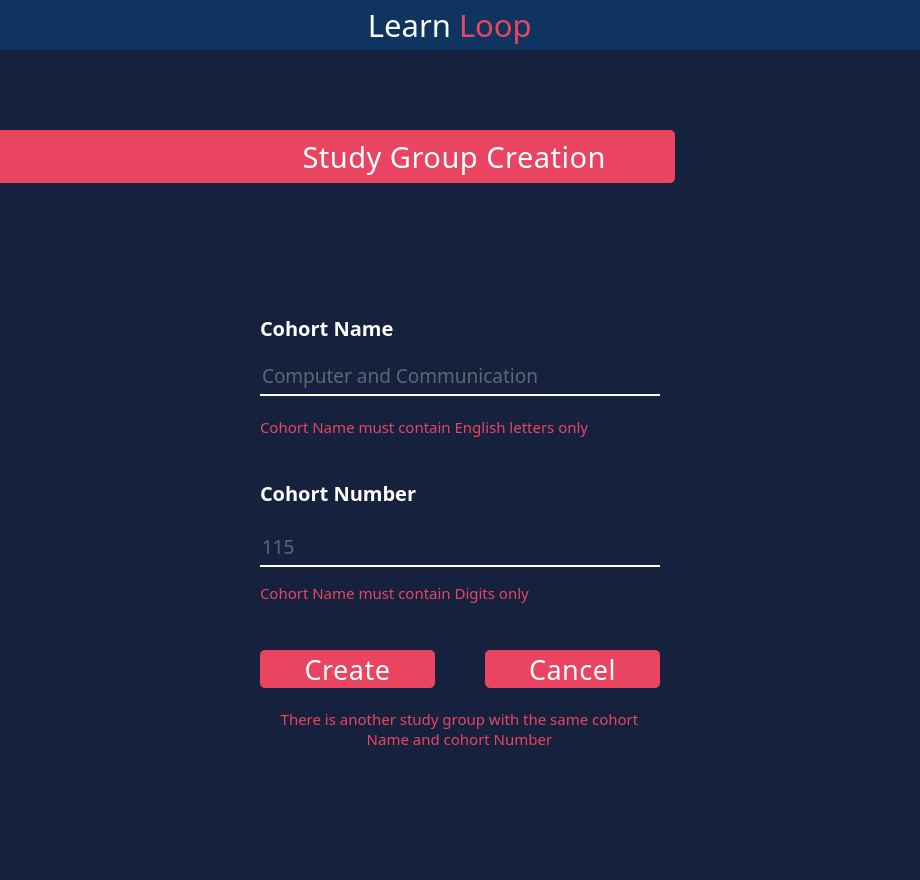
<?xml version="1.0" encoding="UTF-8"?>
<ui version="4.0">
 <class>MainWindow</class>
 <widget class="QMainWindow" name="MainWindow">
  <property name="geometry">
   <rect>
    <x>0</x>
    <y>0</y>
    <width>920</width>
    <height>880</height>
   </rect>
  </property>
  <property name="minimumSize">
   <size>
    <width>920</width>
    <height>880</height>
   </size>
  </property>
  <property name="windowTitle">
   <string>MainWindow</string>
  </property>
  <property name="styleSheet">
   <string notr="true">background: #16213E;
</string>
  </property>
  <widget class="QWidget" name="centralwidget">
   <layout class="QVBoxLayout" name="verticalLayout">
    <property name="spacing">
     <number>0</number>
    </property>
    <property name="leftMargin">
     <number>0</number>
    </property>
    <property name="topMargin">
     <number>0</number>
    </property>
    <property name="rightMargin">
     <number>0</number>
    </property>
    <property name="bottomMargin">
     <number>0</number>
    </property>
    <item>
     <widget class="QFrame" name="header">
      <property name="minimumSize">
       <size>
        <width>0</width>
        <height>50</height>
       </size>
      </property>
      <property name="maximumSize">
       <size>
        <width>16777215</width>
        <height>50</height>
       </size>
      </property>
      <property name="styleSheet">
       <string notr="true">background: #0F3460</string>
      </property>
      <layout class="QHBoxLayout" name="horizontalLayout">
       <property name="spacing">
        <number>0</number>
       </property>
       <property name="leftMargin">
        <number>10</number>
       </property>
       <property name="topMargin">
        <number>0</number>
       </property>
       <property name="rightMargin">
        <number>20</number>
       </property>
       <property name="bottomMargin">
        <number>0</number>
       </property>
       <item alignment="Qt::AlignLeft">
        <widget class="QFrame" name="ControlButtons">
         <layout class="QHBoxLayout" name="horizontalLayout_6">
          <property name="spacing">
           <number>15</number>
          </property>
          <property name="leftMargin">
           <number>0</number>
          </property>
          <property name="topMargin">
           <number>0</number>
          </property>
          <property name="rightMargin">
           <number>0</number>
          </property>
          <property name="bottomMargin">
           <number>0</number>
          </property>
          <item>
           <widget class="QPushButton" name="close">
            <property name="minimumSize">
             <size>
              <width>20</width>
              <height>26</height>
             </size>
            </property>
            <property name="maximumSize">
             <size>
              <width>26</width>
              <height>26</height>
             </size>
            </property>
            <property name="cursor">
             <cursorShape>PointingHandCursor</cursorShape>
            </property>
            <property name="styleSheet">
             <string notr="true">QPushButton::hover{
	background-color: #E94560;
	border-radius: 12px;
}</string>
            </property>
            <property name="text">
             <string/>
            </property>
            <property name="icon">
             <iconset>
              <normaloff>:/Controles/Images/close.png</normaloff>:/Controles/Images/close.png</iconset>
            </property>
            <property name="iconSize">
             <size>
              <width>12</width>
              <height>14</height>
             </size>
            </property>
            <property name="shortcut">
             <string>Ctrl+F4</string>
            </property>
            <property name="flat">
             <bool>true</bool>
            </property>
           </widget>
          </item>
          <item>
           <widget class="QPushButton" name="expand">
            <property name="minimumSize">
             <size>
              <width>26</width>
              <height>26</height>
             </size>
            </property>
            <property name="maximumSize">
             <size>
              <width>26</width>
              <height>26</height>
             </size>
            </property>
            <property name="cursor">
             <cursorShape>PointingHandCursor</cursorShape>
            </property>
            <property name="styleSheet">
             <string notr="true">QPushButton::hover{
	background-color: #E94560;
	border-radius: 12px;
}</string>
            </property>
            <property name="text">
             <string/>
            </property>
            <property name="icon">
             <iconset>
              <normaloff>:/Controles/Images/expand-arrows.png</normaloff>:/Controles/Images/expand-arrows.png</iconset>
            </property>
            <property name="iconSize">
             <size>
              <width>20</width>
              <height>25</height>
             </size>
            </property>
            <property name="shortcut">
             <string>Ctrl+E</string>
            </property>
            <property name="flat">
             <bool>true</bool>
            </property>
           </widget>
          </item>
          <item>
           <widget class="QPushButton" name="minimize">
            <property name="minimumSize">
             <size>
              <width>26</width>
              <height>26</height>
             </size>
            </property>
            <property name="maximumSize">
             <size>
              <width>26</width>
              <height>26</height>
             </size>
            </property>
            <property name="cursor">
             <cursorShape>PointingHandCursor</cursorShape>
            </property>
            <property name="styleSheet">
             <string notr="true">QPushButton::hover{
	background-color: #E94560;
	border-radius: 12px;
}</string>
            </property>
            <property name="text">
             <string/>
            </property>
            <property name="icon">
             <iconset>
              <normaloff>:/Controles/Images/minimize-sign.png</normaloff>:/Controles/Images/minimize-sign.png</iconset>
            </property>
            <property name="iconSize">
             <size>
              <width>13</width>
              <height>16</height>
             </size>
            </property>
            <property name="shortcut">
             <string>Ctrl+M</string>
            </property>
            <property name="flat">
             <bool>true</bool>
            </property>
           </widget>
          </item>
         </layout>
        </widget>
       </item>
       <item>
        <widget class="QFrame" name="Logo">
         <property name="maximumSize">
          <size>
           <width>16777215</width>
           <height>16777215</height>
          </size>
         </property>
         <layout class="QHBoxLayout" name="horizontalLayout_2">
          <property name="spacing">
           <number>8</number>
          </property>
          <property name="leftMargin">
           <number>0</number>
          </property>
          <property name="topMargin">
           <number>0</number>
          </property>
          <property name="rightMargin">
           <number>0</number>
          </property>
          <property name="bottomMargin">
           <number>0</number>
          </property>
          <item>
           <widget class="QLabel" name="Learn">
            <property name="font">
             <font>
              <family>Tw Cen MT Condensed Extra Bold</family>
              <pointsize>23</pointsize>
              <weight>50</weight>
              <italic>false</italic>
              <bold>false</bold>
             </font>
            </property>
            <property name="styleSheet">
             <string notr="true">color: white;
</string>
            </property>
            <property name="text">
             <string>Learn</string>
            </property>
            <property name="alignment">
             <set>Qt::AlignRight|Qt::AlignTrailing|Qt::AlignVCenter</set>
            </property>
            <property name="wordWrap">
             <bool>false</bool>
            </property>
           </widget>
          </item>
          <item>
           <widget class="QLabel" name="Loop">
            <property name="font">
             <font>
              <family>Tw Cen MT Condensed Extra Bold</family>
              <pointsize>23</pointsize>
              <weight>50</weight>
              <italic>false</italic>
              <bold>false</bold>
             </font>
            </property>
            <property name="styleSheet">
             <string notr="true">color: #E94560;
</string>
            </property>
            <property name="text">
             <string>Loop</string>
            </property>
           </widget>
          </item>
         </layout>
        </widget>
       </item>
       <item alignment="Qt::AlignRight">
        <widget class="QFrame" name="ProfilePhotoAndSettings">
         <property name="maximumSize">
          <size>
           <width>16777215</width>
           <height>16777215</height>
          </size>
         </property>
         <layout class="QHBoxLayout" name="horizontalLayout_4">
          <property name="spacing">
           <number>20</number>
          </property>
          <property name="leftMargin">
           <number>0</number>
          </property>
          <property name="topMargin">
           <number>0</number>
          </property>
          <property name="rightMargin">
           <number>0</number>
          </property>
          <property name="bottomMargin">
           <number>0</number>
          </property>
         </layout>
        </widget>
       </item>
      </layout>
     </widget>
    </item>
    <item>
     <widget class="QFrame" name="mainPage">
      <property name="maximumSize">
       <size>
        <width>16777215</width>
        <height>16777215</height>
       </size>
      </property>
      <property name="styleSheet">
       <string notr="true">border: none;</string>
      </property>
      <property name="frameShape">
       <enum>QFrame::StyledPanel</enum>
      </property>
      <property name="frameShadow">
       <enum>QFrame::Raised</enum>
      </property>
      <layout class="QVBoxLayout" name="verticalLayout_9">
       <property name="spacing">
        <number>10</number>
       </property>
       <property name="leftMargin">
        <number>0</number>
       </property>
       <property name="topMargin">
        <number>80</number>
       </property>
       <property name="rightMargin">
        <number>0</number>
       </property>
       <property name="bottomMargin">
        <number>0</number>
       </property>
       <item alignment="Qt::AlignLeft">
        <widget class="QFrame" name="SecondHeader">
         <property name="maximumSize">
          <size>
           <width>16777215</width>
           <height>53</height>
          </size>
         </property>
         <property name="frameShape">
          <enum>QFrame::StyledPanel</enum>
         </property>
         <property name="frameShadow">
          <enum>QFrame::Raised</enum>
         </property>
         <layout class="QHBoxLayout" name="horizontalLayout_13">
          <property name="spacing">
           <number>0</number>
          </property>
          <property name="leftMargin">
           <number>0</number>
          </property>
          <property name="topMargin">
           <number>0</number>
          </property>
          <property name="rightMargin">
           <number>0</number>
          </property>
          <property name="bottomMargin">
           <number>0</number>
          </property>
          <item>
           <widget class="QFrame" name="logo_2">
            <property name="minimumSize">
             <size>
              <width>675</width>
              <height>53</height>
             </size>
            </property>
            <property name="maximumSize">
             <size>
              <width>16777215</width>
              <height>53</height>
             </size>
            </property>
            <property name="sizeIncrement">
             <size>
              <width>0</width>
              <height>0</height>
             </size>
            </property>
            <property name="baseSize">
             <size>
              <width>0</width>
              <height>0</height>
             </size>
            </property>
            <property name="styleSheet">
             <string notr="true">  border-top-right-radius: 5px;
  border-bottom-right-radius: 5px;background: #E94560</string>
            </property>
            <property name="frameShape">
             <enum>QFrame::StyledPanel</enum>
            </property>
            <property name="frameShadow">
             <enum>QFrame::Raised</enum>
            </property>
            <layout class="QVBoxLayout" name="verticalLayout_16">
             <property name="spacing">
              <number>0</number>
             </property>
             <property name="leftMargin">
              <number>0</number>
             </property>
             <property name="topMargin">
              <number>0</number>
             </property>
             <property name="rightMargin">
              <number>69</number>
             </property>
             <property name="bottomMargin">
              <number>0</number>
             </property>
             <item alignment="Qt::AlignRight">
              <widget class="QLabel" name="label_14">
               <property name="minimumSize">
                <size>
                 <width>433</width>
                 <height>34</height>
                </size>
               </property>
               <property name="maximumSize">
                <size>
                 <width>433</width>
                 <height>37</height>
                </size>
               </property>
               <property name="font">
                <font>
                 <family>Bahnschrift Condensed</family>
                 <pointsize>22</pointsize>
                 <weight>50</weight>
                 <bold>false</bold>
                </font>
               </property>
               <property name="styleSheet">
                <string notr="true">color: #FFFFFF;
letter-spacing: 0.5px;
</string>
               </property>
               <property name="text">
                <string>Study Group Creation</string>
               </property>
               <property name="alignment">
                <set>Qt::AlignRight|Qt::AlignTrailing|Qt::AlignVCenter</set>
               </property>
              </widget>
             </item>
            </layout>
           </widget>
          </item>
         </layout>
        </widget>
       </item>
       <item>
        <widget class="QFrame" name="page">
         <property name="minimumSize">
          <size>
           <width>0</width>
           <height>0</height>
          </size>
         </property>
         <property name="maximumSize">
          <size>
           <width>16777215</width>
           <height>16777215</height>
          </size>
         </property>
         <property name="sizeIncrement">
          <size>
           <width>2</width>
           <height>0</height>
          </size>
         </property>
         <property name="styleSheet">
          <string notr="true"/>
         </property>
         <property name="frameShape">
          <enum>QFrame::StyledPanel</enum>
         </property>
         <property name="frameShadow">
          <enum>QFrame::Raised</enum>
         </property>
         <layout class="QVBoxLayout" name="verticalLayout_10">
          <property name="spacing">
           <number>10</number>
          </property>
          <property name="leftMargin">
           <number>0</number>
          </property>
          <property name="topMargin">
           <number>0</number>
          </property>
          <property name="rightMargin">
           <number>0</number>
          </property>
          <property name="bottomMargin">
           <number>0</number>
          </property>
          <item>
           <spacer name="verticalSpacer">
            <property name="orientation">
             <enum>Qt::Vertical</enum>
            </property>
            <property name="sizeHint" stdset="0">
             <size>
              <width>20</width>
              <height>40</height>
             </size>
            </property>
           </spacer>
          </item>
          <item alignment="Qt::AlignHCenter">
           <widget class="QFrame" name="phone_ID_2">
            <property name="minimumSize">
             <size>
              <width>0</width>
              <height>150</height>
             </size>
            </property>
            <property name="maximumSize">
             <size>
              <width>16777215</width>
              <height>150</height>
             </size>
            </property>
            <property name="styleSheet">
             <string notr="true"/>
            </property>
            <property name="frameShape">
             <enum>QFrame::StyledPanel</enum>
            </property>
            <property name="frameShadow">
             <enum>QFrame::Raised</enum>
            </property>
            <property name="lineWidth">
             <number>1</number>
            </property>
            <layout class="QVBoxLayout" name="verticalLayout_6">
             <property name="spacing">
              <number>0</number>
             </property>
             <property name="leftMargin">
              <number>0</number>
             </property>
             <property name="topMargin">
              <number>0</number>
             </property>
             <property name="rightMargin">
              <number>0</number>
             </property>
             <property name="bottomMargin">
              <number>0</number>
             </property>
             <item>
              <widget class="QFrame" name="phonenum_2">
               <property name="minimumSize">
                <size>
                 <width>400</width>
                 <height>150</height>
                </size>
               </property>
               <property name="maximumSize">
                <size>
                 <width>400</width>
                 <height>150</height>
                </size>
               </property>
               <property name="styleSheet">
                <string notr="true"/>
               </property>
               <property name="frameShape">
                <enum>QFrame::StyledPanel</enum>
               </property>
               <property name="frameShadow">
                <enum>QFrame::Raised</enum>
               </property>
               <layout class="QVBoxLayout" name="verticalLayout_7">
                <property name="spacing">
                 <number>0</number>
                </property>
                <property name="leftMargin">
                 <number>0</number>
                </property>
                <property name="topMargin">
                 <number>0</number>
                </property>
                <property name="rightMargin">
                 <number>0</number>
                </property>
                <property name="bottomMargin">
                 <number>0</number>
                </property>
                <item>
                 <widget class="QLabel" name="label_4">
                  <property name="minimumSize">
                   <size>
                    <width>144</width>
                    <height>25</height>
                   </size>
                  </property>
                  <property name="maximumSize">
                   <size>
                    <width>16777215</width>
                    <height>25</height>
                   </size>
                  </property>
                  <property name="font">
                   <font>
                    <family>Bahnschrift SemiBold</family>
                    <pointsize>15</pointsize>
                    <weight>75</weight>
                    <italic>false</italic>
                    <bold>true</bold>
                   </font>
                  </property>
                  <property name="styleSheet">
                   <string notr="true">
color: #FFFFFF</string>
                  </property>
                  <property name="text">
                   <string>Cohort Name</string>
                  </property>
                 </widget>
                </item>
                <item>
                 <widget class="QLineEdit" name="lineEdit_6">
                  <property name="minimumSize">
                   <size>
                    <width>243</width>
                    <height>50</height>
                   </size>
                  </property>
                  <property name="maximumSize">
                   <size>
                    <width>16777215</width>
                    <height>16777215</height>
                   </size>
                  </property>
                  <property name="font">
                   <font>
                    <family>Bahnschrift Light SemiCondensed</family>
                    <pointsize>14</pointsize>
                   </font>
                  </property>
                  <property name="styleSheet">
                   <string notr="true"> border-width: 2px; border-style: solid; border-color:white;border-top-style:none;
border-left-style:none; border-right-style:none;
color: #A9A9A9;
margin-top: 10px;
</string>
                  </property>
                  <property name="text">
                   <string/>
                  </property>
                  <property name="alignment">
                   <set>Qt::AlignLeading|Qt::AlignLeft|Qt::AlignVCenter</set>
                  </property>
                  <property name="placeholderText">
                   <string>Computer and Communication </string>
                  </property>
                 </widget>
                </item>
                <item>
                 <widget class="QLabel" name="label_8">
                  <property name="minimumSize">
                   <size>
                    <width>395</width>
                    <height>50</height>
                   </size>
                  </property>
                  <property name="maximumSize">
                   <size>
                    <width>395</width>
                    <height>50</height>
                   </size>
                  </property>
                  <property name="font">
                   <font>
                    <family>Bahnschrift SemiLight</family>
                    <pointsize>11</pointsize>
                    <weight>50</weight>
                    <bold>false</bold>
                   </font>
                  </property>
                  <property name="styleSheet">
                   <string notr="true">
color: #E94560;</string>
                  </property>
                  <property name="text">
                   <string>Cohort Name must contain English letters only </string>
                  </property>
                  <property name="wordWrap">
                   <bool>true</bool>
                  </property>
                 </widget>
                </item>
               </layout>
              </widget>
             </item>
            </layout>
           </widget>
          </item>
          <item alignment="Qt::AlignHCenter">
           <widget class="QFrame" name="frame_11">
            <property name="minimumSize">
             <size>
              <width>0</width>
              <height>150</height>
             </size>
            </property>
            <property name="maximumSize">
             <size>
              <width>16777215</width>
              <height>150</height>
             </size>
            </property>
            <property name="styleSheet">
             <string notr="true"/>
            </property>
            <property name="frameShape">
             <enum>QFrame::StyledPanel</enum>
            </property>
            <property name="frameShadow">
             <enum>QFrame::Raised</enum>
            </property>
            <layout class="QHBoxLayout" name="horizontalLayout_8">
             <property name="spacing">
              <number>0</number>
             </property>
             <property name="leftMargin">
              <number>0</number>
             </property>
             <property name="topMargin">
              <number>0</number>
             </property>
             <property name="rightMargin">
              <number>0</number>
             </property>
             <property name="bottomMargin">
              <number>0</number>
             </property>
             <item alignment="Qt::AlignHCenter">
              <widget class="QFrame" name="DOB_2">
               <property name="minimumSize">
                <size>
                 <width>0</width>
                 <height>150</height>
                </size>
               </property>
               <property name="maximumSize">
                <size>
                 <width>16777215</width>
                 <height>150</height>
                </size>
               </property>
               <property name="styleSheet">
                <string notr="true"/>
               </property>
               <property name="frameShape">
                <enum>QFrame::StyledPanel</enum>
               </property>
               <property name="frameShadow">
                <enum>QFrame::Raised</enum>
               </property>
               <layout class="QVBoxLayout" name="verticalLayout_8">
                <property name="spacing">
                 <number>0</number>
                </property>
                <property name="leftMargin">
                 <number>0</number>
                </property>
                <property name="topMargin">
                 <number>0</number>
                </property>
                <property name="rightMargin">
                 <number>0</number>
                </property>
                <property name="bottomMargin">
                 <number>0</number>
                </property>
                <item>
                 <widget class="QLabel" name="label_11">
                  <property name="minimumSize">
                   <size>
                    <width>386</width>
                    <height>22</height>
                   </size>
                  </property>
                  <property name="maximumSize">
                   <size>
                    <width>200</width>
                    <height>22</height>
                   </size>
                  </property>
                  <property name="font">
                   <font>
                    <family>Bahnschrift SemiBold</family>
                    <pointsize>15</pointsize>
                    <weight>75</weight>
                    <italic>false</italic>
                    <bold>true</bold>
                   </font>
                  </property>
                  <property name="styleSheet">
                   <string notr="true">
color: #FFFFFF;</string>
                  </property>
                  <property name="text">
                   <string>Cohort Number</string>
                  </property>
                 </widget>
                </item>
                <item>
                 <widget class="QLineEdit" name="lineEdit_8">
                  <property name="minimumSize">
                   <size>
                    <width>400</width>
                    <height>50</height>
                   </size>
                  </property>
                  <property name="maximumSize">
                   <size>
                    <width>400</width>
                    <height>50</height>
                   </size>
                  </property>
                  <property name="font">
                   <font>
                    <family>Bahnschrift Light SemiCondensed</family>
                    <pointsize>14</pointsize>
                   </font>
                  </property>
                  <property name="styleSheet">
                   <string notr="true"> border-width: 2px; border-style: solid; border-color:white;border-top-style:none;
border-left-style:none; border-right-style:none;
color: #A9A9A9;
margin-top: 10px;

</string>
                  </property>
                  <property name="text">
                   <string/>
                  </property>
                  <property name="alignment">
                   <set>Qt::AlignLeading|Qt::AlignLeft|Qt::AlignVCenter</set>
                  </property>
                  <property name="placeholderText">
                   <string>115</string>
                  </property>
                 </widget>
                </item>
                <item>
                 <widget class="QLabel" name="label_5">
                  <property name="minimumSize">
                   <size>
                    <width>395</width>
                    <height>25</height>
                   </size>
                  </property>
                  <property name="maximumSize">
                   <size>
                    <width>395</width>
                    <height>25</height>
                   </size>
                  </property>
                  <property name="font">
                   <font>
                    <family>Bahnschrift SemiLight</family>
                    <pointsize>11</pointsize>
                    <weight>50</weight>
                    <bold>false</bold>
                   </font>
                  </property>
                  <property name="styleSheet">
                   <string notr="true">
color: #E94560;</string>
                  </property>
                  <property name="text">
                   <string>Cohort Name must contain Digits only </string>
                  </property>
                 </widget>
                </item>
               </layout>
              </widget>
             </item>
            </layout>
           </widget>
          </item>
          <item alignment="Qt::AlignHCenter">
           <widget class="QFrame" name="frame_10">
            <property name="minimumSize">
             <size>
              <width>0</width>
              <height>60</height>
             </size>
            </property>
            <property name="maximumSize">
             <size>
              <width>16777215</width>
              <height>60</height>
             </size>
            </property>
            <property name="styleSheet">
             <string notr="true"/>
            </property>
            <property name="frameShape">
             <enum>QFrame::StyledPanel</enum>
            </property>
            <property name="frameShadow">
             <enum>QFrame::Raised</enum>
            </property>
            <layout class="QHBoxLayout" name="horizontalLayout_12">
             <property name="spacing">
              <number>50</number>
             </property>
             <property name="leftMargin">
              <number>0</number>
             </property>
             <property name="topMargin">
              <number>20</number>
             </property>
             <property name="rightMargin">
              <number>0</number>
             </property>
             <property name="bottomMargin">
              <number>0</number>
             </property>
             <item>
              <widget class="QPushButton" name="pushButton_4">
               <property name="minimumSize">
                <size>
                 <width>175</width>
                 <height>38</height>
                </size>
               </property>
               <property name="maximumSize">
                <size>
                 <width>175</width>
                 <height>38</height>
                </size>
               </property>
               <property name="font">
                <font>
                 <family>Bahnschrift Condensed</family>
                 <pointsize>20</pointsize>
                 <weight>50</weight>
                 <italic>false</italic>
                 <bold>false</bold>
                </font>
               </property>
               <property name="cursor">
                <cursorShape>PointingHandCursor</cursorShape>
               </property>
               <property name="styleSheet">
                <string notr="true">
letter-spacing: 0.5px;

background: #E94560;
border-radius: 5px;


color: #FFFFFF;
</string>
               </property>
               <property name="text">
                <string>Create</string>
               </property>
              </widget>
             </item>
             <item>
              <widget class="QPushButton" name="pushButton_5">
               <property name="minimumSize">
                <size>
                 <width>175</width>
                 <height>38</height>
                </size>
               </property>
               <property name="maximumSize">
                <size>
                 <width>175</width>
                 <height>38</height>
                </size>
               </property>
               <property name="font">
                <font>
                 <family>Bahnschrift Condensed</family>
                 <pointsize>20</pointsize>
                 <weight>50</weight>
                 <italic>false</italic>
                 <bold>false</bold>
                </font>
               </property>
               <property name="cursor">
                <cursorShape>PointingHandCursor</cursorShape>
               </property>
               <property name="styleSheet">
                <string notr="true">background: #E94560;
border-radius: 5px;
letter-spacing: 0.5px;
color: #FFFFFF;
</string>
               </property>
               <property name="text">
                <string>Cancel</string>
               </property>
              </widget>
             </item>
            </layout>
           </widget>
          </item>
          <item alignment="Qt::AlignHCenter">
           <widget class="QFrame" name="frame_12">
            <property name="minimumSize">
             <size>
              <width>0</width>
              <height>50</height>
             </size>
            </property>
            <property name="maximumSize">
             <size>
              <width>16777215</width>
              <height>50</height>
             </size>
            </property>
            <property name="styleSheet">
             <string notr="true"/>
            </property>
            <property name="frameShape">
             <enum>QFrame::StyledPanel</enum>
            </property>
            <property name="frameShadow">
             <enum>QFrame::Raised</enum>
            </property>
            <layout class="QHBoxLayout" name="horizontalLayout_11">
             <property name="spacing">
              <number>0</number>
             </property>
             <property name="leftMargin">
              <number>0</number>
             </property>
             <property name="topMargin">
              <number>5</number>
             </property>
             <property name="rightMargin">
              <number>0</number>
             </property>
             <property name="bottomMargin">
              <number>0</number>
             </property>
             <item alignment="Qt::AlignHCenter|Qt::AlignTop">
              <widget class="QLabel" name="label_6">
               <property name="minimumSize">
                <size>
                 <width>395</width>
                 <height>50</height>
                </size>
               </property>
               <property name="maximumSize">
                <size>
                 <width>395</width>
                 <height>50</height>
                </size>
               </property>
               <property name="font">
                <font>
                 <family>Bahnschrift SemiLight</family>
                 <pointsize>11</pointsize>
                </font>
               </property>
               <property name="styleSheet">
                <string notr="true">
color: #E94560;</string>
               </property>
               <property name="text">
                <string>There is another study group with the same cohort Name and cohort Number</string>
               </property>
               <property name="alignment">
                <set>Qt::AlignCenter</set>
               </property>
               <property name="wordWrap">
                <bool>true</bool>
               </property>
               <property name="margin">
                <number>0</number>
               </property>
              </widget>
             </item>
            </layout>
           </widget>
          </item>
          <item>
           <spacer name="verticalSpacer_2">
            <property name="orientation">
             <enum>Qt::Vertical</enum>
            </property>
            <property name="sizeHint" stdset="0">
             <size>
              <width>20</width>
              <height>40</height>
             </size>
            </property>
           </spacer>
          </item>
         </layout>
        </widget>
       </item>
      </layout>
     </widget>
    </item>
    <item>
     <widget class="QFrame" name="size_grip">
      <property name="minimumSize">
       <size>
        <width>0</width>
        <height>15</height>
       </size>
      </property>
      <property name="maximumSize">
       <size>
        <width>16777215</width>
        <height>15</height>
       </size>
      </property>
      <property name="styleSheet">
       <string notr="true">border: none;</string>
      </property>
      <property name="frameShape">
       <enum>QFrame::StyledPanel</enum>
      </property>
      <property name="frameShadow">
       <enum>QFrame::Raised</enum>
      </property>
     </widget>
    </item>
   </layout>
  </widget>
 </widget>
 <resources/>
 <connections/>
</ui>
